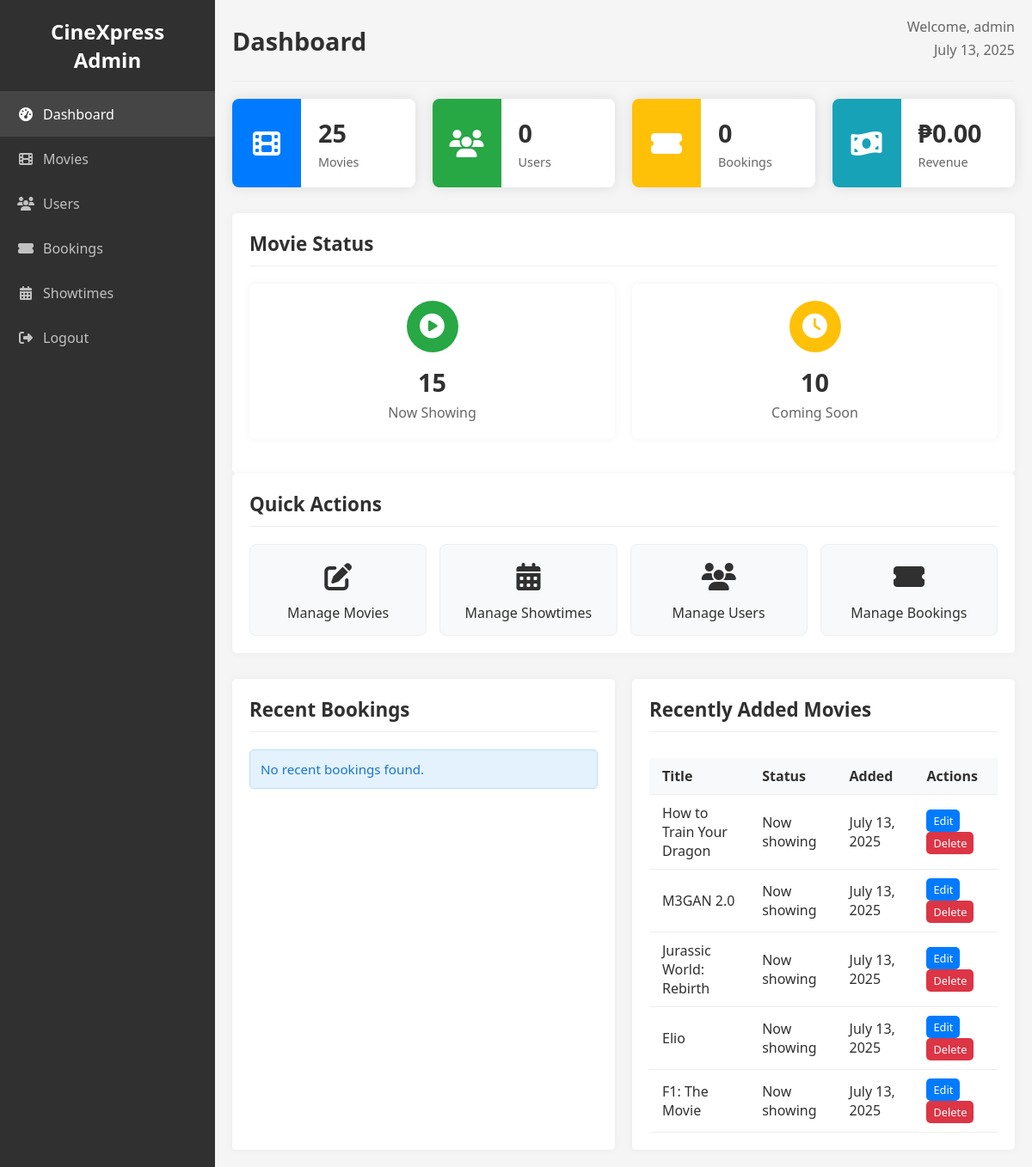
Page /admin/dashboard.php (signed in) on the committed database.
### tables this page shows
CREATE TABLE movies (
    id INT PRIMARY KEY AUTO_INCREMENT,
    title VARCHAR(255) NOT NULL,
    description TEXT,
    genre VARCHAR(100),
    duration INT,
    rating VARCHAR(10),
    release_date DATE,
    poster_url VARCHAR(255),
    status ENUM('now_showing', 'coming_soon') DEFAULT 'now_showing',
    price DECIMAL(10,2) DEFAULT 0.00,
    created_at TIMESTAMP DEFAULT CURRENT_TIMESTAMP
);

### includes/helpers.php (called while the page is built, shortened)
<?php
function e($string) {
    return htmlspecialchars($string, ENT_QUOTES, 'UTF-8');
}
function formatCurrency($amount) {
    return '₱' . number_format($amount, 2);
}
function formatDate($date) {
    return date('F d, Y', strtotime($date));
}
?>

### includes/init.php (called while the page is built, shortened)
<?php
include_once 'db.php';
include_once 'helpers.php';
include_once 'adminService.php';
include_once 'components.php';
$adminService = new AdminService($conn);

### includes/adminService.php (called while the page is built, shortened)
<?php
class AdminService {
    private $conn;
    public function __construct($connection) {
        $this->conn = $connection;
    }
    public function getDashboardStats() {
        try {
            $stats = $this->conn->query("
                SELECT
                    (SELECT COUNT(*) FROM movies) as movie_count,
                    (SELECT COUNT(*) FROM users WHERE role != 'admin') as user_count,
                    (SELECT COUNT(*) FROM bookings) as booking_count,
                    (SELECT COUNT(*) FROM movies WHERE status = 'now_showing') as now_showing_count,
                    (SELECT COUNT(*) FROM movies WHERE status = 'coming_soon') as coming_soon_count,
                    (SELECT COALESCE(SUM(total_amount), 0) FROM bookings WHERE booking_status = 'confirmed') as total_revenue
            ")->fetch_assoc();
            return $stats;
        } catch (Exception $e) {
            error_log("Error fetching dashboard stats: " . $e->getMessage());
            return false;
        }
    }
    public function getRecentBookings($limit = 5) {
        try {
            $stmt = $this->conn->prepare("
                SELECT b.id, u.username, m.title, b.booking_date as show_date,
                       b.show_time, b.seats_booked as seats, b.total_amount, b.created_at
                FROM bookings b
                JOIN users u ON b.user_id = u.id
                JOIN movies m ON b.movie_id = m.id
                ORDER BY b.created_at DESC
                LIMIT ?
            ");
            $stmt->bind_param("i", $limit);
            $stmt->execute();
            return $stmt->get_result();
        } catch (Exception $e) {
            error_log("Error fetching recent bookings: " . $e->getMessage());
            return false;
        }
    }
    public function getRecentMovies($limit = 5) {
        try {
            $stmt = $this->conn->prepare("
                SELECT id, title, poster_url, status, created_at
                FROM movies
                ORDER BY created_at DESC
                LIMIT ?
            ");
            $stmt->bind_param("i", $limit);
            $stmt->execute();
            return $stmt->get_result();
        } catch (Exception $e) {
            error_log("Error fetching recent movies: " . $e->getMessage());
            return false;
        }
    }
}
?>

### admin/dashboard.php (the view, shortened to what this page needs)
<?php
include '../includes/init.php';
$stats = $adminService->getDashboardStats();
$recentBookings = $adminService->getRecentBookings(5);
$recentMovies = $adminService->getRecentMovies(5);
?>
<!DOCTYPE html>
<html lang="en">
<head>
    <link rel="stylesheet" href="../assets/css/style.css">
    <link rel="stylesheet" href="https://cdnjs.cloudflare.com/ajax/libs/font-awesome/6.4.0/css/all.min.css">
</head>
<body>
    <div class="admin-wrapper">
        <main class="admin-content">
            <div class="admin-header">
                <div class="admin-title">
                    <h1>Dashboard</h1>
                </div>
                <div class="admin-user">
                    <span>Welcome, <?php echo e($_SESSION['display_name'] ?? $_SESSION['username']); ?></span>
                    <span><?php echo date('F j, Y'); ?></span>
                </div>
            </div>
            <div class="icon-card-grid">
                <div class="icon-card">
                    <div class="icon-card-icon icon-movies">
                        <i class="fas fa-film"></i>
                    </div>
                    <div class="icon-card-content">
                        <h3><?php echo $stats['movie_count']; ?></h3>
                        <p>Movies</p>
                    </div>
                </div>
                <div class="icon-card">
                    <div class="icon-card-icon icon-users">
                        <i class="fas fa-users"></i>
                    </div>
                    <div class="icon-card-content">
                        <h3><?php echo $stats['user_count']; ?></h3>
                        <p>Users</p>
                    </div>
                </div>
                <div class="icon-card">
                    <div class="icon-card-icon icon-bookings">
                        <i class="fas fa-ticket-alt"></i>
                    </div>
                    <div class="icon-card-content">
                        <h3><?php echo $stats['booking_count']; ?></h3>
                        <p>Bookings</p>
                    </div>
                </div>
                <div class="icon-card">
                    <div class="icon-card-icon icon-revenue">
                        <i class="fas fa-money-bill-wave"></i>
                    </div>
                    <div class="icon-card-content">
                        <h3><?php echo formatCurrency($stats['total_revenue']); ?></h3>
                        <p>Revenue</p>
                    </div>
                </div>
            </div>
            <div class="admin-section">
                <div class="admin-section-header">
                    <h2>Movie Status</h2>
                </div>
                <div class="status-grid">
                    <div class="status-card">
                        <div class="status-icon status-showing">
                            <i class="fas fa-play-circle"></i>
                        </div>
                        <h3><?php echo $stats['now_showing_count']; ?></h3>
                        <p>Now Showing</p>
                    </div>
                    <div class="status-card">
                        <div class="status-icon status-coming">
                            <i class="fas fa-clock"></i>
                        </div>
                        <h3><?php echo $stats['coming_soon_count']; ?></h3>
                        <p>Coming Soon</p>
                    </div>
                </div>
            </div>
            <div class="admin-section">
                <div class="admin-section-header">
                    <h2>Quick Actions</h2>
                </div>
                <div class="quick-actions">
                    <a href="manageMovies.php" class="quick-action-btn">
                        <div class="quick-action-icon">
                            <i class="fas fa-edit"></i>
                        </div>
                        <span>Manage Movies</span>
                    </a>
                    <a href="manageShowtimes.php" class="quick-action-btn">
                        <div class="quick-action-icon">
                            <i class="fas fa-calendar-alt"></i>
                        </div>
                        <span>Manage Showtimes</span>
                    </a>
                    <a href="manageUsers.php" class="quick-action-btn">
                        <div class="quick-action-icon">
                            <i class="fas fa-users"></i>
                        </div>
                        <span>Manage Users</span>
                    </a>
                    <a href="manageBookings.php" class="quick-action-btn">
                        <div class="quick-action-icon">
                            <i class="fas fa-ticket-alt"></i>
                        </div>
                        <span>Manage Bookings</span>
                    </a>
                </div>
            </div>
            <div class="admin-grid">
                <div class="admin-section">
                    <div class="admin-section-header">
                        <h2>Recent Bookings</h2>
                    </div>
                    <?php if ($recentBookings && $recentBookings->num_rows > 0): ?>
                        <div class="table-container">
                            <table class="data-table">
                                <thead>
                                    <tr>
                                        <th>User</th>
                                        <th>Movie</th>
                                        <th>Date</th>
                                        <th>Seats</th>
                                        <th>Amount</th>
                                    </tr>
                                </thead>
                                <tbody>
                                    <?php while($booking = $recentBookings->fetch_assoc()): ?>
                                        <tr>
                                            <td><?php echo e($booking['username']); ?></td>
                                            <td><?php echo e($booking['title']); ?></td>
                                            <td><?php echo formatDate($booking['show_date']); ?></td>
                                            <td><?php echo $booking['seats']; ?></td>
                                            <td><?php echo formatCurrency($booking['total_amount']); ?></td>
                                        </tr>
                                    <?php endwhile; ?>
                                </tbody>
                            </table>
                        </div>
                    <?php else: ?>
                        <div class="info-message">No recent bookings found.</div>
                    <?php endif; ?>
                </div>
                <div class="admin-section">
                    <div class="admin-section-header">
                        <h2>Recently Added Movies</h2>
                    </div>
                    <?php if ($recentMovies && $recentMovies->num_rows > 0): ?>
                        <div class="table-container">
                            <table class="data-table">
                                <thead>
                                    <tr>
                                        <th>Title</th>
                                        <th>Status</th>
                                        <th>Added</th>
                                        <th>Actions</th>
                                    </tr>
                                </thead>
                                <tbody>
                                    <?php while($movie = $recentMovies->fetch_assoc()): ?>
                                        <tr>
                                            <td><?php echo e($movie['title']); ?></td>
                                            <td><?php echo ucfirst(str_replace('_', ' ', $movie['status'])); ?></td>
                                            <td><?php echo formatDate($movie['created_at']); ?></td>
                                            <td>
                                                <a href="editMovie.php?id=<?php echo $movie['id']; ?>" class="movie-action-button edit-button" style="font-size: 0.8em; padding: 4px 8px;">Edit</a>
                                                <a href="deleteMovie.php?id=<?php echo $movie['id']; ?>" class="movie-action-button delete-button" style="font-size: 0.8em; padding: 4px 8px;">Delete</a>
                                            </td>
                                        </tr>
                                    <?php endwhile; ?>
                                </tbody>
                            </table>
                        </div>
                    <?php else: ?>
                        <div class="info-message">No movies have been added yet.</div>
                    <?php endif; ?>
                </div>
            </div>
        </main>
    </div>
</body>
</html>

### rows in the picture
movies: title "How to Train Your Dragon", status "Now showing", created_at "July 13, 2025"
movies: title "M3GAN 2.0", status "Now showing", created_at "July 13, 2025"
movies: title "Jurassic World: Rebirth", status "Now showing", created_at "July 13, 2025"
movies: title "Elio", status "Now showing", created_at "July 13, 2025"
movies: title "F1: The Movie", status "Now showing", created_at "July 13, 2025"

### other values in the picture
$item[0] "Dashboard"
$item[0] "Movies"
$item[0] "Users"
$item[0] "Bookings"
$item[0] "Showtimes"
$item[0] "Logout"
$_SESSION['display_name'] "admin"
$stats['movie_count'] "25"
$stats['user_count'] "0"
$stats['booking_count'] "0"
formatCurrency($stats['total_revenue']) "₱0.00"
$stats['now_showing_count'] "15"
$stats['coming_soon_count'] "10"
